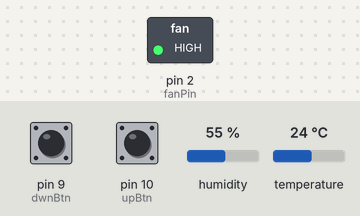
A sketch run on a simulated Arduino Uno, built with avr-gcc and run on an emulated ATmega328P. Parts: switched loads named in the sketch (green lamp = pin HIGH). The inputs (shaded band) are chosen by the test bench; at power-on: temperature 24 °C, pin 9 (dwnBtn) LOW, pin 10 (upBtn) LOW, humidity 55 %.

Above: at 1.2 s.
1.3 s: temperature set to 20 °C
At 2.9 s:
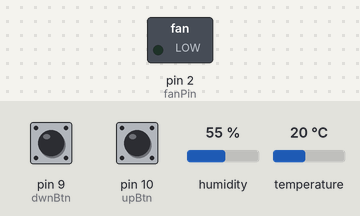
6.7 s: temperature set to 28 °C
At 8.8 s:
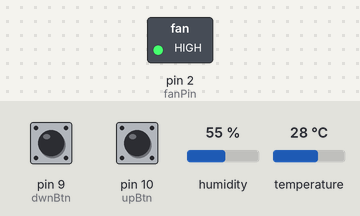
9.6 s: temperature set to 12 °C
At 11.2 s:
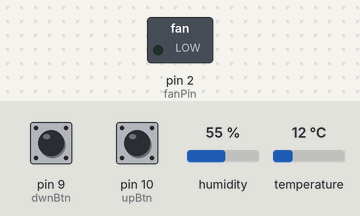
Timing chart, 0 to 12.6 s (numbered marks = the images above; inputs shaded):
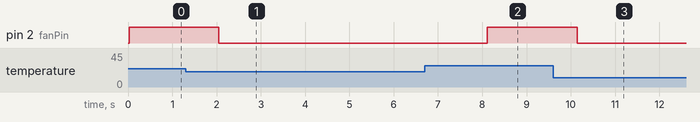

The sketch:

Automatic_Fan.ino
```cpp
/*
  Automatic Arduino Lilypad Fan with adjustable Temperature
  By Ben Cawley

  Using:
    USB Arduino Lilypad
    5V Fan
    DHT11 Sensor
    MotorDriver to controll the fan (I used a DRV8833 but you can use any one realey)
    5V USB power supply
    2 Tactile Switchs
    2 10k ohm resistors


  Code was written by Ben Cawley
  Except for the DHT Sensor Library written by Adafruit.

  ToDo:
    When I get an Arduino with more pins I will add an LCD screen to display the Temp and Temp Settings so that the
    device wont need to be conected to the computer inorder to see the infomation.

*/
//==========My Classes==========
class Button
{
  private:
    byte down;
  public:
    Button(int pin);
    int pin;
    bool isDown();    //Check to see if the button has allredey been pressed
    bool isUp();      //Check to see if the button is not been pressed
    void On();        //Call this when the buttion has been pressed but isUP is true
    void Off();       //Call this when the buttion is not pressed but isDown is true

};
// init Button
Button::Button(int pin)
{
 this->down = 0;    //Value to say the button is down
 this->pin = pin;   //What pin the button is assinged to

}
//Check if the button is down
bool Button::isDown()
{
 return (bool)this->down;
}

//Check to see if the button is up
bool Button::isUp()
{
 return (bool)!this->down;
}

//Set the button as down
void Button::On()
{
 if (!this->down)
 {
   this->down = 1;
 }
 return;
}

//Set button as up
void Button::Off()
{
 if (this->down)
 {
   this->down = 0;
 }
 return;
}

//==========Global Vars==========
//=Setting up DHT=
#include "DHT.h"          //Adafruit DHT sensor Library

#define DHTPIN 3          //The DHT is on pin3
#define DHTTYPE DHT11     //Letting the libray know that im using a DHT 11
DHT dht(DHTPIN, DHTTYPE); //Creating a new DHT object

//=Setting up pins pointers=
const int fanPin = 2;       //Fan Pin
int tempSetting = 21;       //setting a defalt temp

//=Creating button objects=
Button dwnBtn(9);
Button upBtn(10);


//=DHT output infomation=
 float h;       //Humidity
 float t;       //Temperature
 float hi;     //Heat index


void setup()
{
 //=Set pins mode=
  pinMode(fanPin, OUTPUT);
  pinMode(dwnBtn.pin, INPUT);
  pinMode(upBtn.pin, INPUT);

 //=Begin serial console=
  Serial.begin(9600);

 //=start the DHT object
  dht.begin();
}

//==========Main Loop==========
void loop()
{
  //=Checks to see if the buttions have changed state since the last loop=
  if(digitalRead(upBtn.pin))  //if the up button is on
  {
    if(upBtn.isUp())  //check to see if the Button has just been pressed
    {
      upBtn.On();     //Yes it was just pressed so set the buttion as isdown
      tempUp();       //Call the function for this button
    }
  }
  else
  {
    upBtn.Off();    //the buttion is not being pressed so checkthat it is set as isup
  }

  if(digitalRead(dwnBtn.pin))
  {
    if(dwnBtn.isUp())
    {
      dwnBtn.On();
      tempDown();
    }
  }
  else
  {
    dwnBtn.Off();
  }

  //=Updates sensor info=
  updateInfo();     //I put this in to a function because I keeped moving it for testing

  //Turn the fan on or off based on the tempture
  if(t>tempSetting)
  {
    digitalWrite(fanPin, HIGH);      //turns Fan on
  }
  else
  {
    digitalWrite(fanPin, LOW);      //turns Fan off
  }

}
void printInfo ()
{
  Serial.print("Humidity: ");
  Serial.print(h);
  Serial.print(" %\t");
  Serial.print("Temperature: ");
  Serial.print(t);
  Serial.print(" *C ");

  Serial.print("Heat index: ");
  Serial.print(hi);
  Serial.print(" *C ");
  Serial.print("\n");

  Serial.print("Current temp settings: ");
  Serial.print(tempSetting);
  Serial.print(" *C ");
  Serial.print("\n");
}

void tempUp()
{
  tempSetting++;    //increase temp setting
  Serial.print("Pressed up \n");
  printInfo();
}
void tempDown()
{
  tempSetting--;  //decresse temp setting
  Serial.print("Pressed down \n");
  printInfo();
}

void updateInfo()
{
  h = dht.readHumidity();
  // Read temperature as Celsius (the default)

  t = dht.readTemperature();
  // Check if any reads failed and exit early (to try again).

  if (isnan(h) || isnan(t))
  {
    Serial.println("Failed to read from DHT sensor!");
    return;
  }

  // Compute heat index in Celsius
  hi = dht.computeHeatIndex(t, h, false);
}
```

Measured:
- the behaviour switches between 22 and 21 °C on temperature (found by bisection; images 0 and 1)
- after the input at 1.3 s, pin 2 (fanPin): HIGH → LOW after 0.75 s
- after the input at 6.7 s, pin 2 (fanPin): LOW → HIGH after 1.4 s
- after the input at 9.6 s, pin 2 (fanPin): HIGH → LOW after 0.54 s
